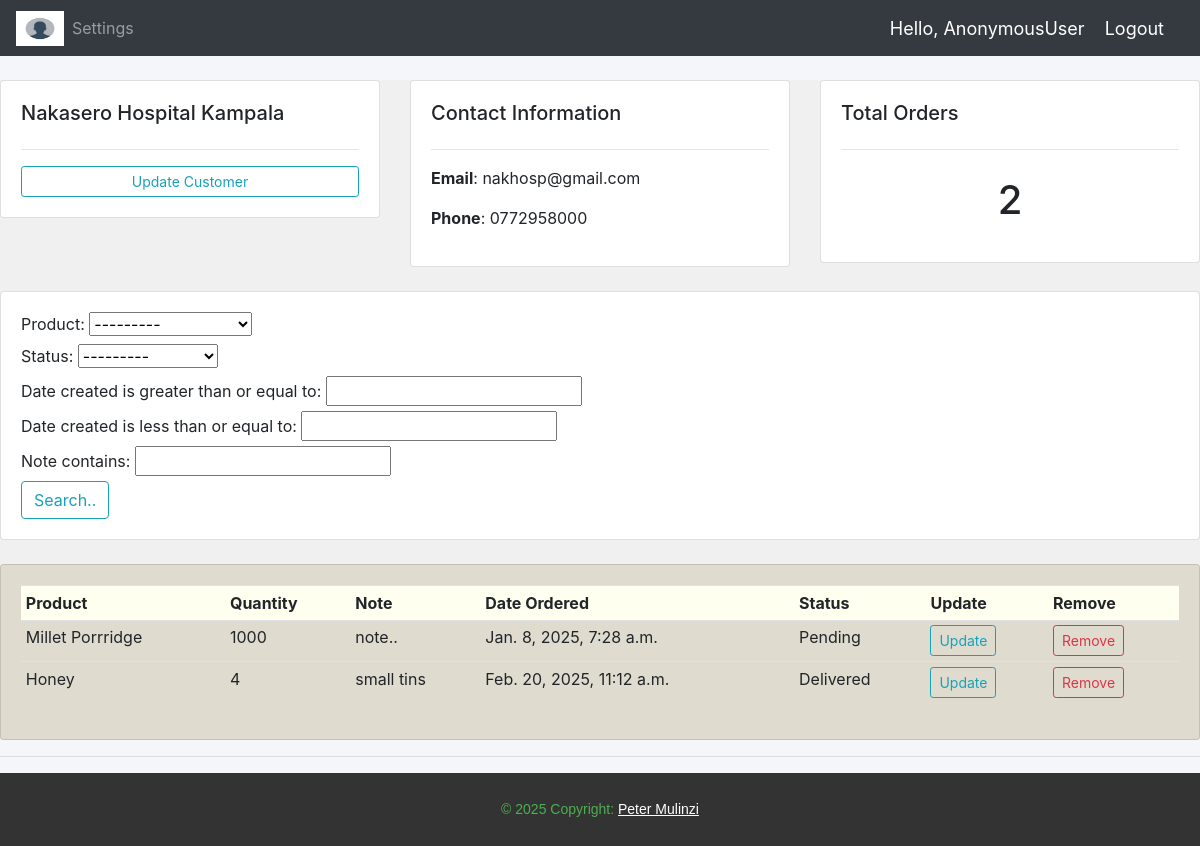
Screenshot of /customers/4/ with the database file from the repository.
### Jah_Accounts/models.py (models this page shows, shortened)
class Customer(models.Model):
    user = models.OneToOneField(User, null=True, blank=True, on_delete=models.CASCADE)
    name = models.CharField(max_length=200, null=True, blank=True)
    phone = models.CharField(max_length=200, null=True, blank=True)
    email = models.CharField(max_length=200, null=True, blank=True)
    profile_picture = models.ImageField(null=True, default='avi.jpg', blank=True)
    date_created = models.DateTimeField(auto_now_add=True, null=True, blank=True)
    def __str__(self):
        return self.name or 'Unnamed Customer'

class Order(models.Model):
    STATUS = (
        ('Pending', 'Pending'),
        ('Out for delivery', 'Out for delivery'),
        ('Delivered', 'Delivered'),
    )
    MEASUREMENT = (
        ('Kgs', 'Kgs'),
        ('Tins', 'Tins'),
    )
    Customer = models.ForeignKey(Customer, null=True, on_delete=models.SET_NULL)
    Product = models.ForeignKey(Product, null=True, on_delete=models.SET_NULL,)
    date_created = models.DateTimeField(auto_now_add=True, null=True)
    status = models.CharField(max_length=200, null=True, choices=STATUS)
    tags = models.ManyToManyField(Tag)
    Quantity = models.CharField(null=True, max_length=4)
    units = models.CharField(max_length=200, null=True, choices=MEASUREMENT,)
    note = models.CharField(max_length=200, null=True)

class Product(models.Model):
    CATEGORY = (
        ('Flour', 'Flour'),
        ('Honey', 'Honey'),
        ('Spice', 'Spice'),
    )
    name = models.CharField(max_length=200, null=True)
    price = models.FloatField(null=True)
    category = models.CharField(max_length=200, null=True, choices=CATEGORY)
    description = models.CharField(max_length=200, null = True, blank = True)
    date_created = models.DateTimeField(auto_now_add=True, null=True)
    def __str__(self):
        return self.name

### Jah_Accounts/views.py (the view)
# urls.py: path('customers/<int:cust_id>/', views.customers, name='customers'),
def customers(request, cust_id):
    customer = Customer.objects.get(id=cust_id)
    orders = customer.order_set.all()
    order_count = orders.count()
    myFilter = OrderFilter(request.GET, queryset=orders)
    orders = myFilter.qs
    context = {
        'customer': customer,
        'orders': orders,
        'order_count': order_count,
        'myFilter': myFilter,
    }
    return render(request, 'Jah_Accounts/Customer.html', context)

### Jah_Accounts/templates/Jah_Accounts/Customer.html
{% extends "Jah_Accounts/main.html" %}
{% block content %}
<br>
<div style="background-color: #f0f0f0;">
    <div class="row">
        <div class="col-md">
            <div class="card card-body">
                <h5>{{customer}}</h5>
                <hr>
                <a class="btn btn-outline-info btn-sm btn-block" href="{% url 'updateCustomer' customer.id %}">Update Customer</a>
            </div>
        </div>
        <div class="col-md">
            <div class="card card-body">
                <h5>Contact Information</h5>
                <hr>
                <p><b>Email</b>: {{customer.email}}</p>
                <p><b>Phone</b>: {{customer.phone}}</p>
            </div>
        </div>
        <div class="col-md">
            <div class="card card-body">
                <h5>Total Orders</h5>
                <hr>
                <h1 style="text-align: center; padding: 10px;">{{order_count}}</h1>
            </div>
        </div>
    </div>
    <br>
    <div class="row">
        <div class="col">
            <div class="card card-body">
                <form method="get">
                    {{myFilter.form}}
                <button class="btn btn-primry btn-outline-info" type="submit">Search..</button>
                </form>
            </div>
        </div>
    </div>
    <br>
    <div class="row">
        <div class="col-md">
            <div class="card card-body" style="background-color: rgb(223, 220, 207);">
                <table class="table table-sm">
                    <tr style="background-color: ivory;">
                        <th>Product</th>
                        <th>Quantity</th>
                        <th>Note</th>
                        <th>Date Ordered</th>
                        <th>Status</th>
                        <th>Update</th>
                        <th>Remove</th>
                    </tr>
                    {% for order in orders %}
                      <tr>
                        <td>{{ order.Product }}</td>
                        <td>{{order.Quantity}}</td>
                        <td>{{ order.note }}</td>
                        <td>{{ order.date_created }}</td>
                        <td>{{ order.status }}</td>
                        <td><a class="btn btn-sm btn-outline-info" href="{% url 'updateOrder' order.id %}">Update</a></td>
                        <td><a class="btn btn-sm btn-outline-danger" href="{% url 'deleteOrder' order.id %}">Remove</a></td>
                      </tr>
                    {% endfor %}
                </table>
            </div>
        </div>
    </div>
</div>
{% endblock %}

### static/css/main.css (style rules this page uses)
body { background-color: #f4f6f9; }

### rows the page displays
Customer: name "Nakasero Hospital Kampala", email "nakhosp@gmail.com", phone "0772958000"
Order: Product "Millet Porrridge", Quantity "1000", note "note..", date_created "Jan. 8, 2025, 7:28 a.m.", status "Pending"
Order: Product "Honey", Quantity "4", note "small tins", date_created "Feb. 20, 2025, 11:12 a.m.", status "Delivered"

### other values shown
{{ request.user }} "AnonymousUser"
{{ order_count }} "2"
